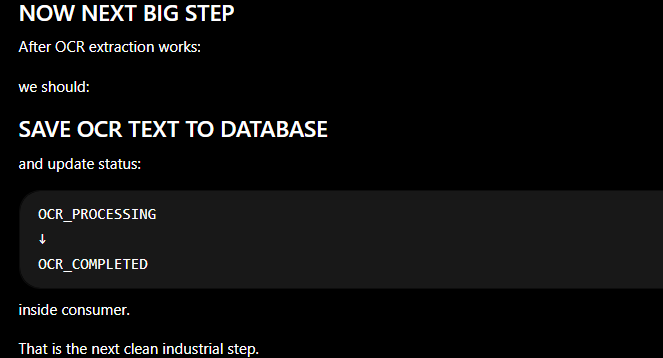
#> input picture ocr_service/storage/uploads/testing.png, 663 x 358 px
$ python test_ocr.py
#> lines starting #> are read from the running program, lines starting #| are printed output that depends on the picture; after the words box and inside, x2 and y2 are one past the last pixel; in counts of white or black regions, pixels touching at a corner belong together
### ocr_service/app/services/ocr/ocr_service.py
import os
import platform

import cv2
import pytesseract

from PIL import Image
from app.common.logging_config import setup_logger

logger = setup_logger("ocr_consumer", "/app/logs/ocr/ocr_consumer.log")


# On Windows, tesseract isn't on PATH by default
if platform.system() == "Windows":
    _win_path = (
        r"C:\Program Files\Tesseract-OCR\tesseract.exe"
    )
    if os.path.exists(_win_path):
        pytesseract.pytesseract.tesseract_cmd = _win_path
# On Linux (Docker), tesseract is in PATH after apt install


class OCRService:


    @staticmethod
    def extract_text(
        file_path: str
    ) -> str:

#> called with file_path = 'storage/uploads/testing.png'
        logger.info(f"OCR STARTED | file_path={file_path}")

        image = cv2.imread(file_path)
#> image is the input picture: shape (358, 663, 3); mean B, G, R 13.6, 13.6, 13.6

        if image is None:
            raise ValueError(
                f"Could not read image: {file_path}"
            )

        # grayscale
        gray = cv2.cvtColor(
            image,
            cv2.COLOR_BGR2GRAY
        )
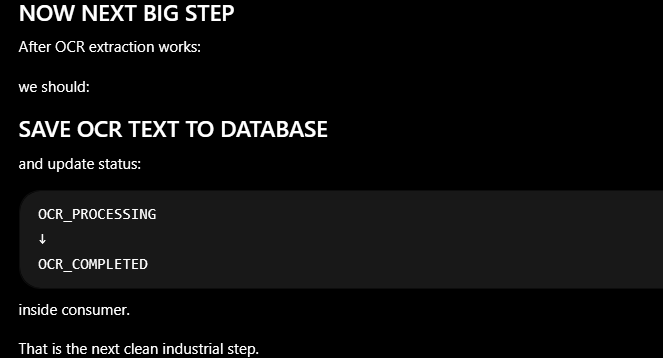
#> gray: shape (358, 663); min 0, max 255, mean 13.6

        # threshold
        thresh = cv2.threshold(
            gray,
            150,
            255,
            cv2.THRESH_BINARY
        )[1]
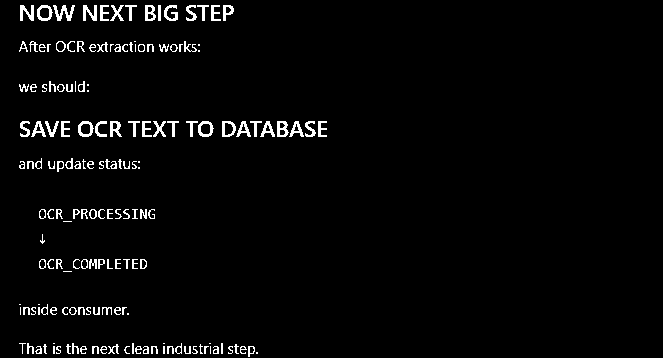
#> thresh: shape (358, 663); 2.9% white in thin lines or dots, all inside (x1, y1, x2, y2) = (19, 5, 327, 357)

        pil_image = Image.fromarray(thresh)

        extracted_text = pytesseract.image_to_string(
            pil_image
        )
        return extracted_text

### pdf_formatter/app/common/logging_config.py
import logging
import os
import sys

def setup_logger(service_name: str, log_file: str) -> logging.Logger:
    """
    Sets up a logger with a given name that writes to both console and a file.

    Args:
        service_name: Name of the service (e.g., 'backend', 'ocr_consumer')
        log_file: Path to the log file (e.g., '/app/logs/backend/backend.log')
    """
    logger = logging.getLogger(service_name)

    # Avoid duplicate handlers if setup_logger is called multiple times
    if logger.hasHandlers():
        logger.handlers.clear()

    logger.setLevel(logging.INFO)

    # Ensure log directory exists
    log_dir = os.path.dirname(log_file)
    if log_dir and not os.path.exists(log_dir):
        os.makedirs(log_dir, exist_ok=True)

    # Formatter
    formatter = logging.Formatter(
        '%(asctime)s | %(name)s | %(levelname)s | %(message)s'
    )

    # File Handler
    try:
        file_handler = logging.FileHandler(log_file)
        file_handler.setLevel(logging.INFO)
        file_handler.setFormatter(formatter)
        logger.addHandler(file_handler)
    except Exception as e:
        print(f"Warning: Failed to create file handler for {log_file}: {e}", file=sys.stderr)

    # Console Handler
    console_handler = logging.StreamHandler(sys.stdout)
    console_handler.setLevel(logging.INFO)
    console_handler.setFormatter(formatter)
    logger.addHandler(console_handler)

    return logger

### ocr_service/test_ocr.py
import asyncio

from app.services.ocr.ocr_service import (
    OCRService
)


async def main():

    text = await OCRService.extract_text(
        "storage/uploads/testing.png"
    )

    print(text)


asyncio.run(main())
#> (the call stopped at in extract_text, `extracted_text = pytesseract.image_to_string( pil_image )`: pytesseract is not available in this run)
